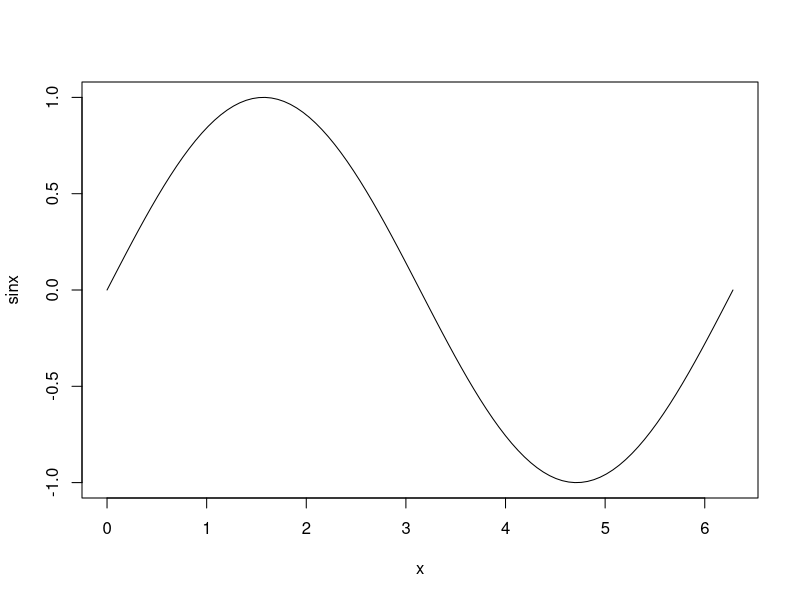

Generate this figure with R:
## ---- chunk 1
x <- seq(0, 2 * pi, length = 100)
sinx <- sin(x)
plot(x, sinx, type = "l")

## ---- chunk 2
require(graphics)
s.e <- substitute(expression(a + b), list(a = 1))
s.s <- substitute(a + b, list(a = 1))
c(mode(s.e), typeof(s.e))
c(mode(s.s), typeof(s.s))

(e.s.e <- eval(s.e))
c(mode(e.s.e), typeof(e.s.e))

myplot <- function(x, y) plot(x, y, xlab = deparse(substitute(x)),ylab = deparse(substitute(y)))
f1 <- function(x, y = x) {x <- x + 1; y}
s1 <- function(x, y = substitute(x)) {x <- x + 1; y}
s2 <- function(x, y) { if (missing(y)) y <- substitute(x); x <- x + 1; y}

a <- 10
f1(a)
s1(a)
s2(a)
typeof(s2(a))
## ---- chunk 3
# substitute looks at a function argument and instead of seeing the value, it sees the code used to compute the value.
f <- function(x) {
  substitute(x)
}
f(1:10)

x <- 10

f(x)

y <- 13
typeof(f(x + y ^ 2))

g <- function(x) deparse(substitute(x))
g(1:10)

g(x + y ^ 2)

x <- 1:4
y <- letters[1:4]
names(data.frame(x, y))


g(a + b + c + d + e + f + g + h + i + j + k + l + m + n + o + p + q + r + s + t + u + v + w + x + y + z)

f <- function(x) substitute(x)
g <- function(x) deparse(f(x))
g(1:10)
g(x)
g(x + y ^ 2 / z + exp(a * sin(b)))
## ---- chunk 4
sample_df <- data.frame(a = 1:5, b = 5:1, c = c(5, 3, 1, 4, 1))
subset(sample_df, a >= 4)
sample_df[sample_df$a >= 4, ]

subset(sample_df, b == c)

mode(quote(1:10))
mode(substitute(1:10))

eval(quote(x))
eval(quote(y))

eval(substitute(x))

(quote(2 + 2))
(eval(quote(2 + 2)))
(quote(quote(2 + 2)))
(eval(quote(quote(2 + 2))))
(eval(eval(quote(quote(2 + 2)))))

x <- 10
eval(quote(x))

e <- new.env()
e$x <- 20
eval(quote(x), e)

eval(quote(x), list(x = 30))
eval(quote(x), data.frame(x = 40))
eval(quote(a >= 4), sample_df)


subset2 <- function(x, condition) {
  condition_call <- substitute(condition)
  r <- eval(condition_call, x)
  x[r, ]
}
subset2(sample_df, a >= 4)

eval(quote(eval(quote(eval(quote(2 + 2))))))
eval(eval(quote(eval(quote(eval(quote(2 + 2)))))))
quote(eval(quote(2 + 2)))
quote(eval(quote(eval(quote(eval(quote(2 + 2)))))))


sample_df2 <- data.frame(x = 1:10)
subset2(sample_df2, x > 8)

subset2 <- function(x, condition) {
  condition_call <- substitute(condition)
  r <- eval(condition_call, x)
  # dplyr::filter(x, r)
  if (ncol(x) == 1) x[r, 1, drop = FALSE] else x[r, ]
}
subset2(sample_df2, x > 8)
subset(sample_df2, x > 8)
